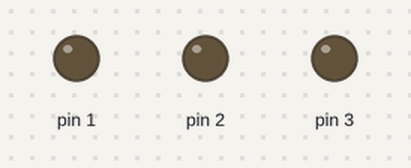
Recording of a sketch running on a simulated Arduino Uno, built with avr-gcc and run on an emulated ATmega328P. On the bench: output pins drawn as LEDs (lit = HIGH).

Above: at 0.2 s.
At 1.2 s:
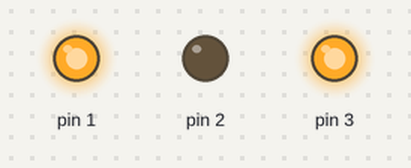
At 1.7 s:
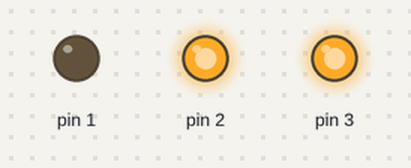
At 3.2 s:
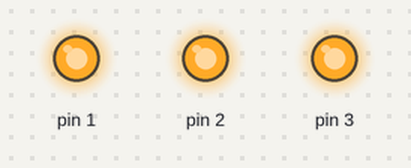
At 4.7 s:
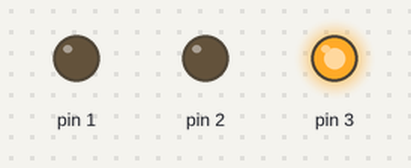
Timing chart, 0 to 5.8 s (numbered marks = the images above):
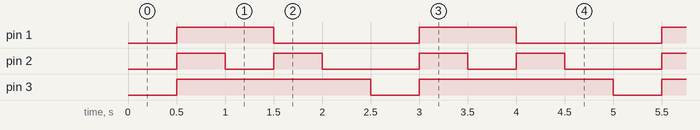

The sketch:

threeleds.ino
```cpp
void setup() {
    pinMode(1, OUTPUT);
    pinMode(2, OUTPUT);
    pinMode(3, OUTPUT);
}
void loop() {
    digitalWrite(1, 0);
    digitalWrite(2, 0);
    digitalWrite(3,0);
    delay(500);
    digitalWrite(1, 1);
    digitalWrite(2, 1);
    digitalWrite(3,1);
    delay(500);
    digitalWrite(1, 1);
    digitalWrite(2, 0);
    digitalWrite(3,1);
    delay(500);
    digitalWrite(1, 0);
    digitalWrite(2, 1);
    digitalWrite(3,1);
    delay(500);
    digitalWrite(1, 0);
    digitalWrite(2, 0);
    digitalWrite(3,1);
    delay(500);
}
```

Measured:
- by itself, pin 1: alternates HIGH for 1.0 s and LOW for 1.5 s
- by itself, pin 2: repeats every 2.5 s: LOW 0.50 s, HIGH 0.50 s, LOW 1.0 s, HIGH 0.50 s
- by itself, pin 3: alternates HIGH for 2.0 s and LOW for 0.50 s
